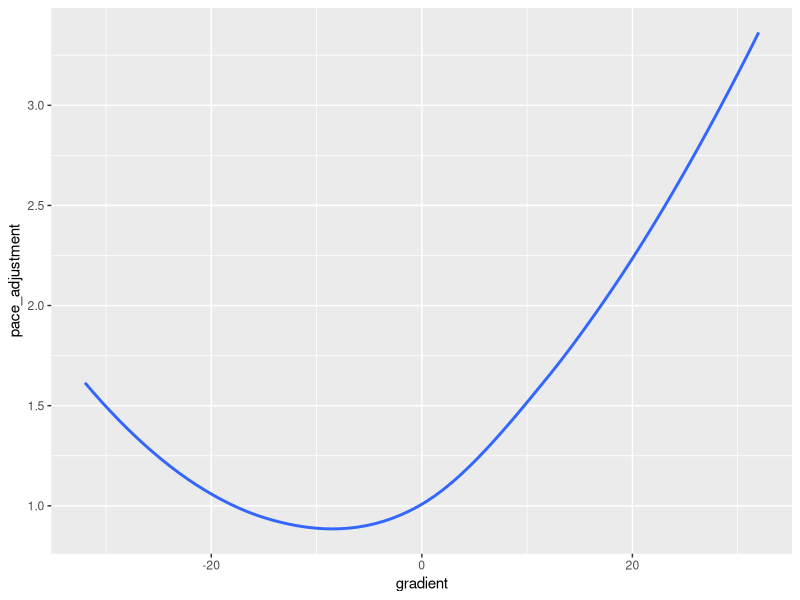

Source code (R): (Note: this script raises an error after producing the figure.)
library(tidyverse)
library(XML)
library(lubridate)

# Replicate Strava Model ------------------------------------------------
gradient <- c(-32, -28, -24, -20.5, -17, -15, -8, 0, 10.5, 12, 15, 17, 21, 28, 32)
pace_adjustment <- c(1.6, 1.4, 1.2, 1.1, 1, .9, .9, 1, 1.45, 1.7, 1.85, 2.05, 2.35, 2.95, 3.35)

points <- tibble(gradient, pace_adjustment)

points %>% 
  ggplot(aes(x = gradient, y=pace_adjustment)) +
  geom_smooth(se=F)

gapmodel <- loess(y ~ x, points)



# Load Course GPX ------------------------------------------------------
course_dataframe <- tibble()

gpx_course_function <- function(x, y){
  gpx_parsed <- htmlTreeParse(file = x, useInternalNodes = TRUE)
  coords <- xpathSApply(doc = gpx_parsed, path = "//trkpt", fun = xmlAttrs)
  elevation <- xpathSApply(doc = gpx_parsed, path = "//trkpt/ele", fun = xmlValue)
  course_dataframe <<- tibble(
    lat = as.numeric(coords["lat", ]),
    lon = as.numeric(coords["lon", ]),
    elevation = as.numeric(elevation)) %>% 
    mutate(race = y) %>% 
    rbind(course_dataframe)
}

gpx_course_function("Data/Boston Marathon 2023.gpx", "Boston")


course_dataframe <- course_dataframe %>% 
  reframe(lat, lon, elevation, race, count = n() - 1) %>% 
  mutate(row = row_number() - 1,
         distance = 42.374028 / count * row) %>% 
  select(-row, -count)

course_dataframe <- course_dataframe %>% 
  mutate(elevation_change = elevation - lag(elevation), 
         grade = 0.1 * (elevation_change / course_dataframe$distance[2]))

course_dataframe$pace_adjustment <- predict(gapmodel, course_dataframe$grade)

saveRDS(course_dataframe, "course_dataframe.rds")


# Calculate Predictions ------------------------------------
mean_adjustment <- course_dataframe$pace_adjustment %>% mean(na.rm = TRUE)

goal_time <- lubridate::hms("3:00:00")


grade_adjusted_time <- as.numeric(seconds(goal_time)) / mean_adjustment

grade_adjusted_time_per_segment <- grade_adjusted_time / (nrow(course_dataframe) - 1)

ideal_pace_df <- course_dataframe %>% 
  mutate(segment_time = pace_adjustment * grade_adjusted_time_per_segment) %>% 
  .[-1, ]

ideal_pace_df <- ideal_pace_df %>% 
  mutate(fiveKgroup = rep(1:(nrow(ideal_pace_df) %/% 80 + 1), each = 80, length.out = nrow(ideal_pace_df)),
         twoMilegroup = rep(1:(nrow(ideal_pace_df) %/% 51 + 1), each = 51, length.out = nrow(ideal_pace_df)))


ideal_pace_df <- ideal_pace_df %>% 
  summarise(split = sum(segment_time), .by = fiveKgroup) %>% 
  .[-9, ]

ideal_pace_df <- ideal_pace_df %>% 
  mutate(pacekm = split / 5,
         pacemi = split / 3.10686)


slowest <- min(ideal_pace_df$split)
fastest <- max(ideal_pace_df$split)


# Fivek Splits 
ideal_pace_df %>% 
  mutate(time_rev = slowest * 1.25 - split,
         text = paste(hms(round(split)) %>% 
                        gsub("^00:", "", .) %>% 
                        gsub("^0", "", .))) %>% 
  ggplot(aes(x = fiveKgroup, y = time_rev, fill = split)) +
  geom_col() +
  scale_y_continuous(limits = c(0, 1.5 * (slowest * 1.25 - fastest)),
                     labels = function(x) {
                       unround <- (-x + slowest * 1.25)
                       paste(hms(round(unround))) %>% 
                         gsub("^00:", "", .) %>% 
                         gsub("^0", "", .)
                     }
  ) +
  scale_x_continuous(labels = function(x) paste0(substr(x * 5, 1, 2), "k")) +
  scale_fill_gradient(low = "#90caf9", high = "#0d47a1") +
  xlab("") +
  ylab("") +
  theme_minimal() +
  theme(legend.position = 'none',
        panel.grid.minor = element_blank())


ideal_pace_df %>% 
  mutate(Distance = paste0(fiveKgroup * 5, "k"),
         `Split Time` = paste(hms(round(split)) %>% 
                                gsub("^00:", "", .) %>% 
                                gsub("^0", "", .)),
         `Pace (km)` = sprintf("%d:%02d", (pacekm %/% 60), as.integer(pacekm %% 60)),
         `Pace (mi)` = sprintf("%d:%02d", (pacemi %/% 60), as.integer(pacemi %% 60)),
         `Total Time` = paste(hms(round(cumsum(split)))) %>% 
           gsub("^00:", "", .) %>% 
           gsub("^0", "", .)) %>% 
  select(Distance, `Split Time`, `Pace (km)`, `Pace (mi)`, `Total Time`)
